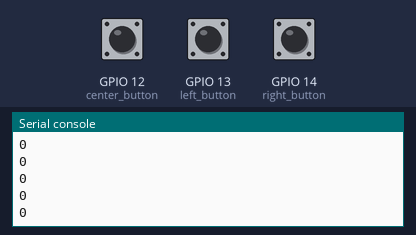
The program below on a simulated ESP32 board running MicroPython. Shown: the last lines printed to the serial console. The inputs (shaded band) are chosen by the test bench; at power-on: GPIO 13 (left_button) HIGH, GPIO 12 (center_button) HIGH, GPIO 14 (right_button) HIGH.

Above: at 1.2 s.
1.3 s: GPIO 13 (left_button) pulled LOW for 0.15 s
At 2.4 s:
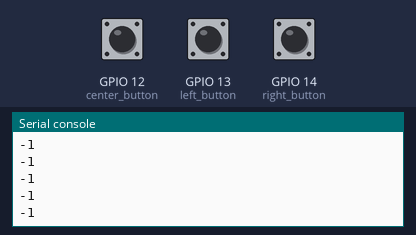
2.9 s: GPIO 13 (left_button) pulled LOW for 1 s
At 4.0 s:
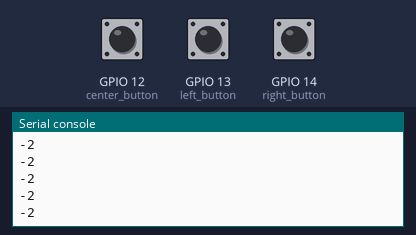
5.4 s: GPIO 12 (center_button) pulled LOW for 3.2 s
10.1 s: GPIO 14 (right_button) pulled LOW for 0.15 s
At 11.2 s:
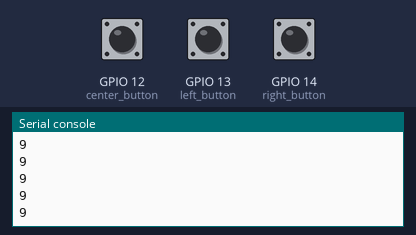
11.7 s: GPIO 14 (right_button) pulled LOW for 1 s
At 12.8 s:
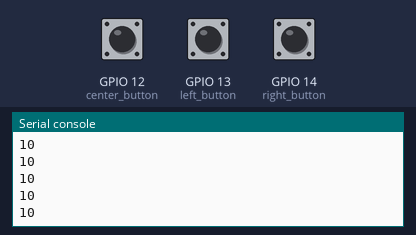
Timing chart, 0 to 14.7 s (numbered marks = the images above; inputs shaded):
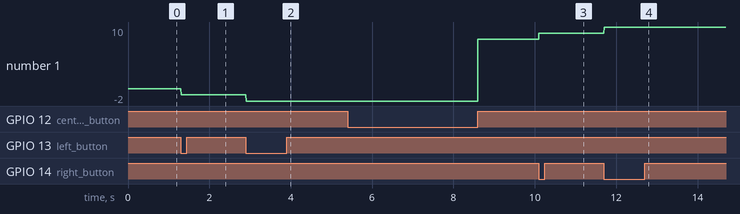

Measured:
- after the input at 1.3 s, the serial console: prints a new line at once (image 1)
- after the input at 2.9 s, the serial console: prints a new line at once (image 2)
- after the input at 10.1 s, the serial console: prints a new line at once (image 3)
- after the input at 11.7 s, the serial console: prints a new line at once (image 4)
- plotted number 1: 0 → -1 after the input at 1.3 s, -1 → -2 after the input at 2.9 s, -2 → 8 after the input at 5.4 s, 8 → 9 after the input at 10.1 s, 9 → 10 after the input at 11.7 s

The program:

buttons.py
```python
from machine import Pin
import time

left_button = Pin(13, Pin.IN, Pin.PULL_UP)
center_button = Pin(12, Pin.IN, Pin.PULL_UP)
right_button = Pin(14, Pin.IN, Pin.PULL_UP)

num = 0

while True:
    left_first = left_button.value()
    right_first = right_button.value()
    center_first = center_button.value()
    time.sleep(0.01)
    left_second = left_button.value()
    right_second = right_button.value()
    center_second = center_button.value()
    if center_first and not center_second:
        press_time = time.ticks_ms()
    if not center_first and center_second:
        release_time = time.ticks_ms()
        if(time.ticks_diff(release_time, press_time) > 1000):
            num += 10
        else:
            num = 0
    if left_first and not left_second:
        num -= 1
    if right_first and not right_second:
        num += 1
    print(num)
```
